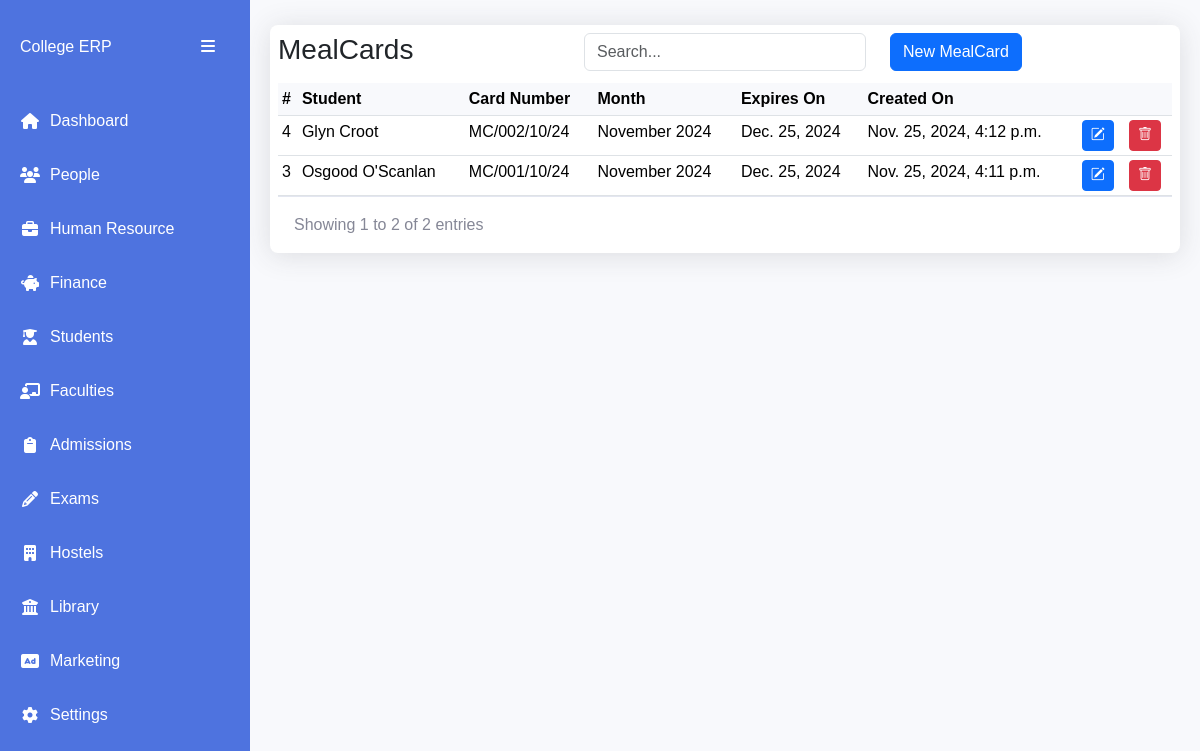
Screenshot of /students/meal-cards/ with the database file from the repository.
### apps/students/models.py (models this page shows, shortened)
class MealCard(AbsoluteBaseModel):
    student = models.ForeignKey("students.Student", on_delete=models.CASCADE)
    card_number = models.CharField(max_length=255)
    month = models.CharField(max_length=255, choices=months, default=month_name)
    year = models.IntegerField(default=date_today.year)
    expiry_date = models.DateField()

class Student(AbsoluteBaseModel):
    user = models.OneToOneField("users.User", on_delete=models.CASCADE)
    registration_number = models.CharField(max_length=255)
    guardian_name = models.CharField(max_length=255, null=True)
    guardian_phone_number = models.CharField(max_length=255, null=True)
    guardian_relationship = models.CharField(max_length=255, null=True)
    guardian_email = models.EmailField(null=True)
    status = models.CharField(max_length=255, choices=STUDENT_STATUS_CHOICES)
    programme = models.ForeignKey(
        "schools.Programme", on_delete=models.SET_NULL, null=True
    )
    cohort = models.ForeignKey(
        "schools.ProgrammeCohort",
        on_delete=models.SET_NULL,
        null=True,
        related_name="cohortstudents",
    )
    hostel_room = models.ForeignKey(
        "hostels.HostelRoom", on_delete=models.SET_NULL, null=True
    )
    campus = models.ForeignKey("core.Campus", on_delete=models.SET_NULL, null=True)
    def __str__(self):
        return (
            f"{self.user.first_name} {self.user.last_name}: {self.registration_number}"
        )

### apps/users/models.py (models this page shows, shortened)
class User(AbstractUser, AbsoluteBaseModel):
    role = models.ForeignKey(UserRole, on_delete=models.CASCADE, null=True)
    gender = models.CharField(max_length=10, choices=GENDER_CHOICES)
    phone_number = models.CharField(max_length=255)
    id_number = models.CharField(max_length=255, null=True)
    passport_number = models.CharField(max_length=255, null=True)
    address = models.CharField(max_length=255, null=True)
    postal_code = models.CharField(max_length=255, null=True)
    city = models.CharField(max_length=255, null=True)
    state = models.CharField(max_length=255, null=True)
    country = models.CharField(max_length=255, null=True)
    date_of_birth = models.DateField(null=True)
    def name(self):
        return f"{self.first_name} {self.last_name}"

### apps/students/mealcards/views.py (the view)
# urls.py: path("meal-cards/", MealCardsListView.as_view(), name="meal-cards"),
class MealCardsListView(ListView):
    model = MealCard
    template_name = "mealcards/mealcards.html"
    context_object_name = "mealcards"
    paginate_by = 9
    students = Student.objects.all()
    def get_queryset(self):
        queryset = super().get_queryset()
        search_query = self.request.GET.get("search", "")
        if search_query:
            queryset = queryset.filter(
                Q(id__icontains=search_query)
                | Q(card_number__icontains=search_query)
                | Q(student__registration_number__icontains=search_query)
            )
        return queryset.order_by("-created_on")
    def get_context_data(self, **kwargs):
        context = super().get_context_data(**kwargs)
        context["search_query"] = self.request.GET.get("search", "")
        context["students"] = self.students
        context["months"] = MONTHS_LIST
        return context

### templates/mealcards/mealcards.html (shortened to what this page needs)
{% extends "base1.html" %}
{% block content %}
<div class="table-card">
    <div class="row py-2 px-2">
      <div class="col">
          <h3>MealCards</h3>
      </div>
      <div class="col">
          <input type="text" class="form-control" placeholder="Search..."
          id="searchInput" value="{{ search_query }}">
      </div>
      <div class="col">
        <button class="btn btn-primary" data-bs-toggle="modal" data-bs-target="#newMealCardModal">New MealCard</button>
      </div>
  </div>
      <div class="table-container px-2">
        <table class="table data-table table-sm">
          <thead>
            <tr>
              <th scope="col">#</th>
              <th scope="col">Student</th>
              <th scope="col">Card Number</th>
              <th scope="col">Month</th>
              <th scope="col">Expires On</th>
              <th scope="col">Created On</th>
              <th scope="col" colspan="2"></th>
            </tr>
          </thead>
          <tbody>
            {% for mealcard in mealcards %}
            <tr>
              <td>{{mealcard.id}}</td>
              <td>{{mealcard.student.user.name}}</td>
              <td>{{mealcard.card_number}}</td>
              <td>{{mealcard.month}} {{mealcard.year}}</td>
              <td>{{mealcard.expiry_date}}</td>
              <td>{{mealcard.created_on}}</td>
              <td><a class="btn btn-primary btn-sm" data-bs-toggle="modal" data-bs-target="#editMealCardModal{{ mealcard.id }}">
                <i class="bi bi-pencil-square"></i>
              </a></td>
              <td><a class="btn btn-danger btn-sm" data-bs-toggle="modal" data-bs-target="#deleteMealCardModal{{ mealcard.id }}">
                <i class="bi bi-trash"></i>
              </a></td>
            </tr>
            {% endfor %}
          </tbody>
        </table>
        <div class="table-footer">
          <div class="page-info">
              Showing
              {{ page_obj.start_index }}
              to
              {{ page_obj.end_index }}
              of
              {{ paginator.count }}
              entries
          </div>
      </div>
      </div>
{% endblock content %}

### templates/base1.html (style rules this page uses)
:root { --sidebar-width: 250px; --sidebar-collapsed-width: 70px; --primary-color: #4e73df; --secondary-color: #858796; }
body { background-color: #f8f9fc; font-family: 'Nunito', sans-serif; overflow-x: hidden; }
.table-card { background: white; border-radius: 8px; box-shadow: 0 0.15rem 1.75rem 0 rgba(58, 59, 69, 0.15); margin: 5px 0; }
.table-container { overflow-x: auto; }
.data-table { margin-bottom: 0; }
.data-table th { background-color: #f8f9fc; border-top: none; white-space: nowrap; cursor: pointer; }
.table-footer { padding: 1rem; display: flex; justify-content: space-between; align-items: center; flex-wrap: wrap; gap: 1rem; border-top: 1px solid #e3e6f0; }
.page-info { color: #858796; }

### rows the page displays
MealCard: id "4", student.user.name "Glyn Croot", card_number "MC/002/10/24", month "November", year "2024", expiry_date "Dec. 25, 2024", created_on "Nov. 25, 2024, 4:12 p.m."
MealCard: id "3", student.user.name "Osgood O'Scanlan", card_number "MC/001/10/24", month "November", year "2024", expiry_date "Dec. 25, 2024", created_on "Nov. 25, 2024, 4:11 p.m."

### other values shown
{{ page_obj.start_index }} "1"
{{ page_obj.end_index }} "2"
{{ paginator.count }} "2"
